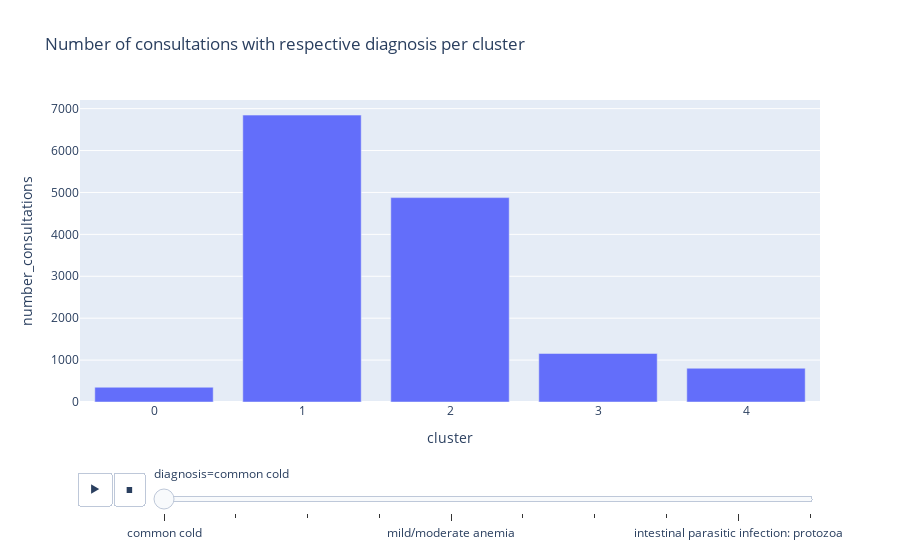
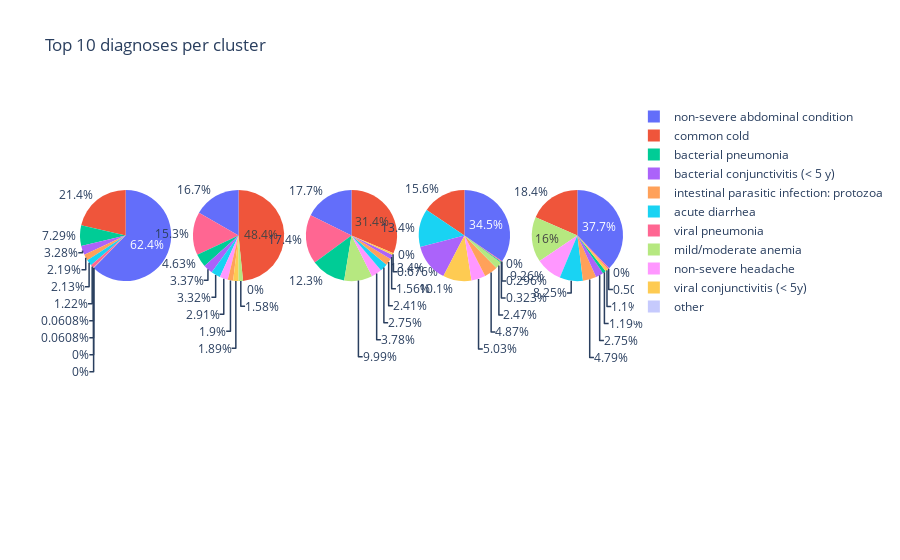

Notebook code cell kept with these figures, in order:
### Markdown cell above
## examine diagnoses per cluster: clusters decided by one diagnoses particularly?

### Code cell
import plotly.graph_objects as go
from plotly.subplots import make_subplots

# get consultatons whch have at least one diagnoss from top 10
diagnoses_per_cluster = rw_diagnoses[top10_diagnoses["diagnosis"]]
diagnoses_per_cluster = diagnoses_per_cluster[idx_consultations_with_top10_diagnoses]

# add cluster result to diagnoses
diagnoses_per_cluster["cluster"] = preprocessed_features["cluster"]
diagnoses_per_cluster = diagnoses_per_cluster.groupby("cluster").sum().reset_index()
diagnoses_per_cluster = pd.melt(
    diagnoses_per_cluster,
    id_vars=["cluster"], 
    value_vars=diagnoses_per_cluster.columns.drop("cluster"),
    var_name="diagnosis", value_name="number_consultations"
)

clusters = sorted(diagnoses_per_cluster["cluster"].unique())

# print diagnoses and the clusters they are in if they are not present in every cluster
diagnoses_cluster_appearance = diagnoses_per_cluster.groupby("diagnosis").size().reset_index(name="number_cluster_appearance")
print("Diagnoses determining clusters:", diagnoses_cluster_appearance[diagnoses_cluster_appearance["number_cluster_appearance"]<len(clusters)])

# plot diagnoses distribution
fig_diagnoses = px.bar(
    diagnoses_per_cluster, 
    x="cluster", 
    y="number_consultations", 
    animation_frame="diagnosis",
    barmode="group", 
    title="Number of consultations with respective diagnosis per cluster",  
)
fig_diagnoses.show()

# plot top 10 diagnosis per cluster and other diagnoses are summarized as "Other"
# create subplots: use 'domain' type for Pie subplot for each cluster
fig = make_subplots(rows=1, cols=len(clusters), specs=[[{'type':'domain'} for c in clusters]])
for cluster in clusters:
    diagnoses_composition = diagnoses_per_cluster.loc[diagnoses_per_cluster["cluster"] == cluster, ["diagnosis", "number_consultations"]].sort_values(by="number_consultations", ascending=False).reset_index(drop=True)
    
    # get only top 10 and compute "other" diagnoses
    sum_other_diagnoses = diagnoses_composition.loc[11:,"number_consultations"].sum()
    diagnoses_composition = diagnoses_composition[:10]
    diagnoses_composition.loc[diagnoses_composition.shape[0]] = {"diagnosis":"other", "number_consultations":sum_other_diagnoses}
    fig.add_trace(
        go.Pie(labels=diagnoses_composition["diagnosis"], values=diagnoses_composition["number_consultations"], name="Cluster "+str(cluster)), 
        1, [int(cluster+1)]
    )

# Use `hole` to create a donut-like pie chart
fig.update_traces(hoverinfo="label+percent+name")

fig.update_layout(
    title_text="Top 10 diagnoses per cluster",
)
fig.show()

### Figure 1 — Plotly figure (JSON) as saved in the notebook; plotly's stock layout.template omitted (floating-point values rounded to 4 significant figures)
{"data": [{"alignmentgroup": "True", "hovertemplate": "diagnosis=common cold<br>cluster=%{x}<br>number_consultations=%{y}<extra></extra>", "legendgroup": "", "marker": {"color": "#636efa", "pattern": {"shape": ""}}, "name": "", "offsetgroup": "", "orientation": "v", "showlegend": false, "textposition": "auto", "type": "bar", "x": [0, 1, 2, 3, 4], "xaxis": "x", "y": [352, 6846, 4877, 1158, 805], "yaxis": "y"}], "layout": {"barmode": "group", "legend": {"tracegroupgap": 0}, "sliders": [{"active": 0, "currentvalue": {"prefix": "diagnosis="}, "len": 0.9, "pad": {"b": 10, "t": 60}, "steps": [{"args": [["common cold"], {"frame": {"duration": 0, "redraw": true}, "fromcurrent": true, "mode": "immediate", "transition": {"duration": 0, "easing": "linear"}}], "label": "common cold", "method": "animate"}, {"args": [["non-severe abdominal condition"], {"frame": {"duration": 0, "redraw": true}, "fromcurrent": true, "mode": "immediate", "transition": {"duration": 0, "easing": "linear"}}], "label": "non-severe abdominal condition", "method": "animate"}, {"args": [["viral pneumonia"], {"frame": {"duration": 0, "redraw": true}, "fromcurrent": true, "mode": "immediate", "transition": {"duration": 0, "easing": "linear"}}], "label": "viral pneumonia", "method": "animate"}, {"args": [["bacterial pneumonia"], {"frame": {"duration": 0, "redraw": true}, "fromcurrent": true, "mode": "immediate", "transition": {"duration": 0, "easing": "linear"}}], "label": "bacterial pneumonia", "method": "animate"}, {"args": [["mild/moderate anemia"], {"frame": {"duration": 0, "redraw": true}, "fromcurrent": true, "mode": "immediate", "transition": {"duration": 0, "easing": "linear"}}], "label": "mild/moderate anemia", "method": "animate"}, {"args": [["acute diarrhea"], {"frame": {"duration": 0, "redraw": true}, "fromcurrent": true, "mode": "immediate", "transition": {"duration": 0, "easing": "linear"}}], "label": "acute diarrhea", "method": "animate"}, {"args": [["bacterial conjunctivitis (< 5 y)"], {"frame": {"duration": 0, "redraw": true}, "fromcurrent": true, "mode": "immediate", "transition": {"duration": 0, "easing": "linear"}}], "label": "bacterial conjunctivitis (< 5 y)", "method": "animate"}, {"args": [["non-severe headache"], {"frame": {"duration": 0, "redraw": true}, "fromcurrent": true, "mode": "immediate", "transition": {"duration": 0, "easing": "linear"}}], "label": "non-severe headache", "method": "animate"}, {"args": [["intestinal parasitic infection: protozoa"], {"frame": {"duration": 0, "redraw": true}, "fromcurrent": true, "mode": "immediate", "transition": {"duration": 0, "easing": "linear"}}], "label": "intestinal parasitic infection: protozoa", "method": "animate"}, {"args": [["viral conjunctivitis (< 5y)"], {"frame": {"duration": 0, "redraw": true}, "fromcurrent": true, "mode": "immediate", "transition": {"duration": 0, "easing": "linear"}}], "label": "viral conjunctivitis (< 5y)", "method": "animate"}], "x": 0.1, "xanchor": "left", "y": 0, "yanchor": "top"}], "title": {"text": "Number of consultations with respective diagnosis per cluster"}, "updatemenus": [{"buttons": [{"args": [null, {"frame": {"duration": 500, "redraw": true}, "fromcurrent": true, "mode": "immediate", "transition": {"duration": 500, "easing": "linear"}}], "label": "&#9654;", "method": "animate"}, {"args": [[null], {"frame": {"duration": 0, "redraw": true}, "fromcurrent": true, "mode": "immediate", "transition": {"duration": 0, "easing": "linear"}}], "label": "&#9724;", "method": "animate"}], "direction": "left", "pad": {"r": 10, "t": 70}, "showactive": false, "type": "buttons", "x": 0.1, "xanchor": "right", "y": 0, "yanchor": "top"}], "xaxis": {"anchor": "y", "domain": [0, 1], "title": {"text": "cluster"}}, "yaxis": {"anchor": "x", "domain": [0, 1], "title": {"text": "number_consultations"}}}}

### Figure 2 — Plotly figure (JSON) as saved in the notebook; plotly's stock layout.template omitted (floating-point values rounded to 4 significant figures)
{"data": [{"domain": {"x": [0, 0.168], "y": [0, 1]}, "hoverinfo": "label+percent+name", "labels": ["non-severe abdominal condition", "common cold", "bacterial pneumonia", "bacterial conjunctivitis (< 5 y)", "intestinal parasitic infection: protozoa", "acute diarrhea", "viral pneumonia", "mild/moderate anemia", "non-severe headache", "viral conjunctivitis (< 5y)", "other"], "name": "Cluster 0", "type": "pie", "values": [1026, 352, 120, 54, 36, 35, 20, 1, 1, 0, 0]}, {"domain": {"x": [0.208, 0.376], "y": [0, 1]}, "hoverinfo": "label+percent+name", "labels": ["common cold", "non-severe abdominal condition", "viral pneumonia", "bacterial pneumonia", "bacterial conjunctivitis (< 5 y)", "acute diarrhea", "non-severe headache", "intestinal parasitic infection: protozoa", "viral conjunctivitis (< 5y)", "mild/moderate anemia", "other"], "name": "Cluster 1", "type": "pie", "values": [6846, 2364, 2156, 654, 477, 469, 412, 269, 267, 223, 0]}, {"domain": {"x": [0.416, 0.584], "y": [0, 1]}, "hoverinfo": "label+percent+name", "labels": ["common cold", "non-severe abdominal condition", "viral pneumonia", "bacterial pneumonia", "mild/moderate anemia", "non-severe headache", "acute diarrhea", "intestinal parasitic infection: protozoa", "bacterial conjunctivitis (< 5 y)", "viral conjunctivitis (< 5y)", "other"], "name": "Cluster 2", "type": "pie", "values": [4877, 2742, 2710, 1914, 1551, 587, 427, 375, 243, 105, 0]}, {"domain": {"x": [0.624, 0.792], "y": [0, 1]}, "hoverinfo": "label+percent+name", "labels": ["non-severe abdominal condition", "common cold", "acute diarrhea", "bacterial conjunctivitis (< 5 y)", "viral conjunctivitis (< 5y)", "non-severe headache", "intestinal parasitic infection: protozoa", "mild/moderate anemia", "bacterial pneumonia", "viral pneumonia", "other"], "name": "Cluster 3", "type": "pie", "values": [2568, 1158, 1000, 993, 753, 374, 362, 184, 24, 22, 0]}, {"domain": {"x": [0.832, 1], "y": [0, 1]}, "hoverinfo": "label+percent+name", "labels": ["non-severe abdominal condition", "common cold", "mild/moderate anemia", "non-severe headache", "acute diarrhea", "intestinal parasitic infection: protozoa", "bacterial conjunctivitis (< 5 y)", "bacterial pneumonia", "viral conjunctivitis (< 5y)", "viral pneumonia", "other"], "name": "Cluster 4", "type": "pie", "values": [1646, 805, 699, 404, 360, 209, 120, 52, 48, 22, 0]}], "layout": {"title": {"text": "Top 10 diagnoses per cluster"}}}
